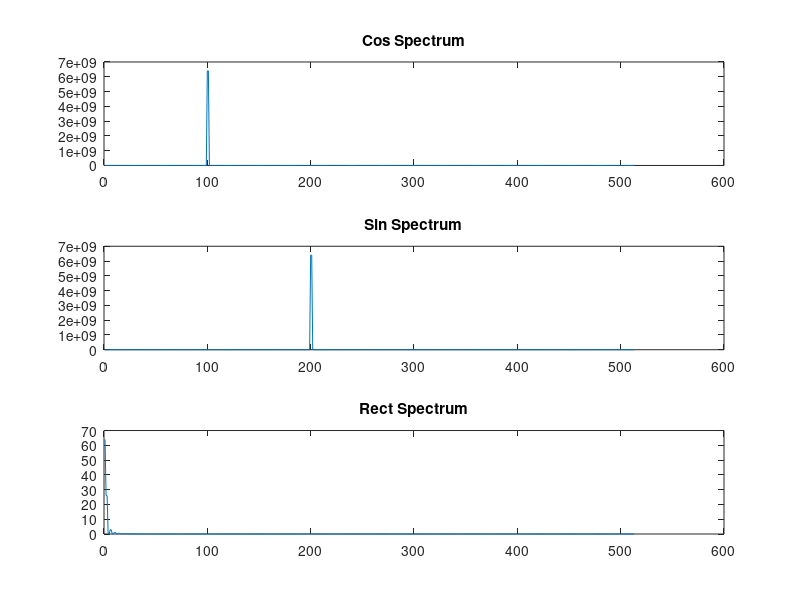

Write the MATLAB code that produced this figure.
%% DSP lab - lab 4
%%
% Read the data from the C output files
fft_cos = dlmread('cos_output.txt');
fft_sin = dlmread('sin_output.txt');
fft_rect = dlmread('rect_output.txt');

figure;

subplot(3, 1, 1);
plot(fft_cos);
title('Cos Spectrum');

subplot(3, 1, 2);
plot(fft_sin);
title('Sin Spectrum');

subplot(3, 1, 3);
plot(fft_rect);
title('Rect Spectrum');
        
   